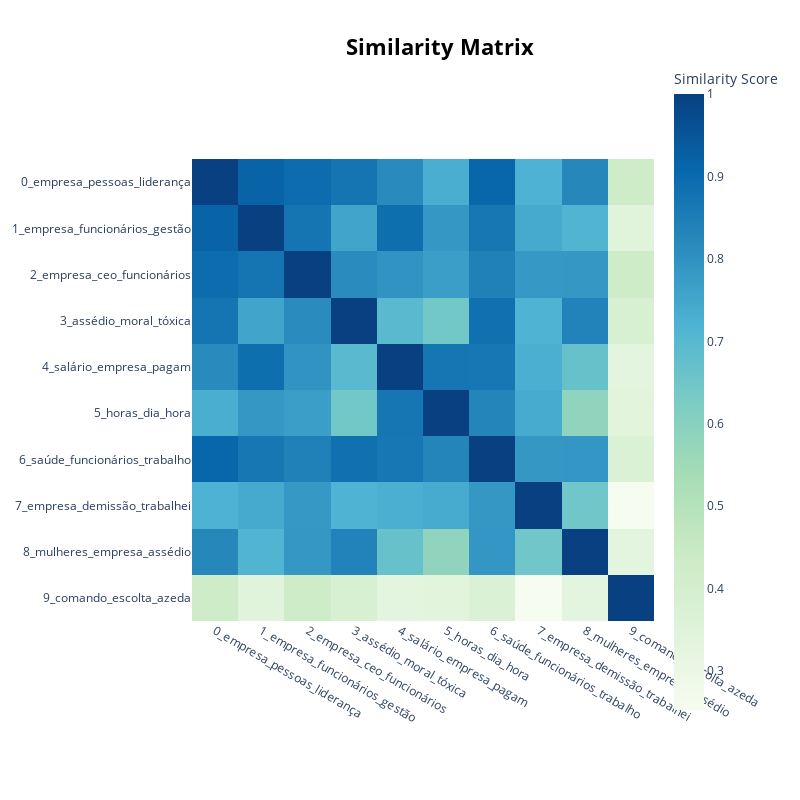

This figure's notebook cell:
### Code cell
%matplotlib inline
topic_model.visualize_heatmap()

### Figure 1 — Plotly figure (JSON) as saved in the notebook; plotly's stock layout.template omitted (floating-point values rounded to 4 significant figures)
{"data": [{"coloraxis": "coloraxis", "hovertemplate": "x: %{x}<br>y: %{y}<br>Similarity Score: %{z}<extra></extra>", "name": "0", "type": "heatmap", "x": ["0_empresa_pessoas_liderança", "1_empresa_funcionários_gestão", "2_empresa_ceo_funcionários", "3_assédio_moral_tóxica", "4_salário_empresa_pagam", "5_horas_dia_hora", "6_saúde_funcionários_trabalho", "7_empresa_demissão_trabalhei", "8_mulheres_empresa_assédio", "9_comando_escolta_azeda"], "xaxis": "x", "y": ["0_empresa_pessoas_liderança", "1_empresa_funcionários_gestão", "2_empresa_ceo_funcionários", "3_assédio_moral_tóxica", "4_salário_empresa_pagam", "5_horas_dia_hora", "6_saúde_funcionários_trabalho", "7_empresa_demissão_trabalhei", "8_mulheres_empresa_assédio", "9_comando_escolta_azeda"], "yaxis": "y", "z": [[1.0, 0.9171, 0.8955, 0.8741, 0.8191, 0.7309, 0.9104, 0.7213, 0.8263, 0.4241], [0.9171, 1.0, 0.8719, 0.7541, 0.8897, 0.7876, 0.8681, 0.7405, 0.7129, 0.3448], [0.8955, 0.8719, 1.0, 0.8158, 0.7976, 0.7709, 0.8428, 0.7844, 0.788, 0.4258], [0.8741, 0.7541, 0.8158, 1.0, 0.6961, 0.6452, 0.8848, 0.7183, 0.8363, 0.3834], [0.8191, 0.8897, 0.7976, 0.6961, 1.0, 0.8695, 0.8672, 0.7303, 0.6677, 0.3287], [0.7309, 0.7876, 0.7709, 0.6452, 0.8695, 1.0, 0.8318, 0.7389, 0.5836, 0.3352], [0.9104, 0.8681, 0.8428, 0.8848, 0.8672, 0.8318, 1.0, 0.7875, 0.7881, 0.3729], [0.7213, 0.7405, 0.7844, 0.7183, 0.7303, 0.7389, 0.7875, 1.0, 0.6496, 0.2527], [0.8263, 0.7129, 0.788, 0.8363, 0.6677, 0.5836, 0.7881, 0.6496, 1.0, 0.3282], [0.4241, 0.3448, 0.4258, 0.3834, 0.3287, 0.3352, 0.3729, 0.2527, 0.3282, 1.0]]}], "layout": {"coloraxis": {"colorbar": {"title": {"text": "Similarity Score"}}, "colorscale": [[0, "rgb(247,252,240)"], [0.125, "rgb(224,243,219)"], [0.25, "rgb(204,235,197)"], [0.375, "rgb(168,221,181)"], [0.5, "rgb(123,204,196)"], [0.625, "rgb(78,179,211)"], [0.75, "rgb(43,140,190)"], [0.875, "rgb(8,104,172)"], [1, "rgb(8,64,129)"]]}, "height": 800, "hoverlabel": {"bgcolor": "white", "font": {"family": "Rockwell", "size": 16}}, "legend": {"title": {"text": "Trend"}}, "margin": {"t": 60}, "showlegend": true, "title": {"font": {"color": "Black", "size": 22}, "text": "<b>Similarity Matrix</b>", "x": 0.55, "xanchor": "center", "y": 0.95, "yanchor": "top"}, "width": 800, "xaxis": {"anchor": "y", "constrain": "domain", "domain": [0, 1], "scaleanchor": "y"}, "yaxis": {"anchor": "x", "autorange": "reversed", "constrain": "domain", "domain": [0, 1]}}}
